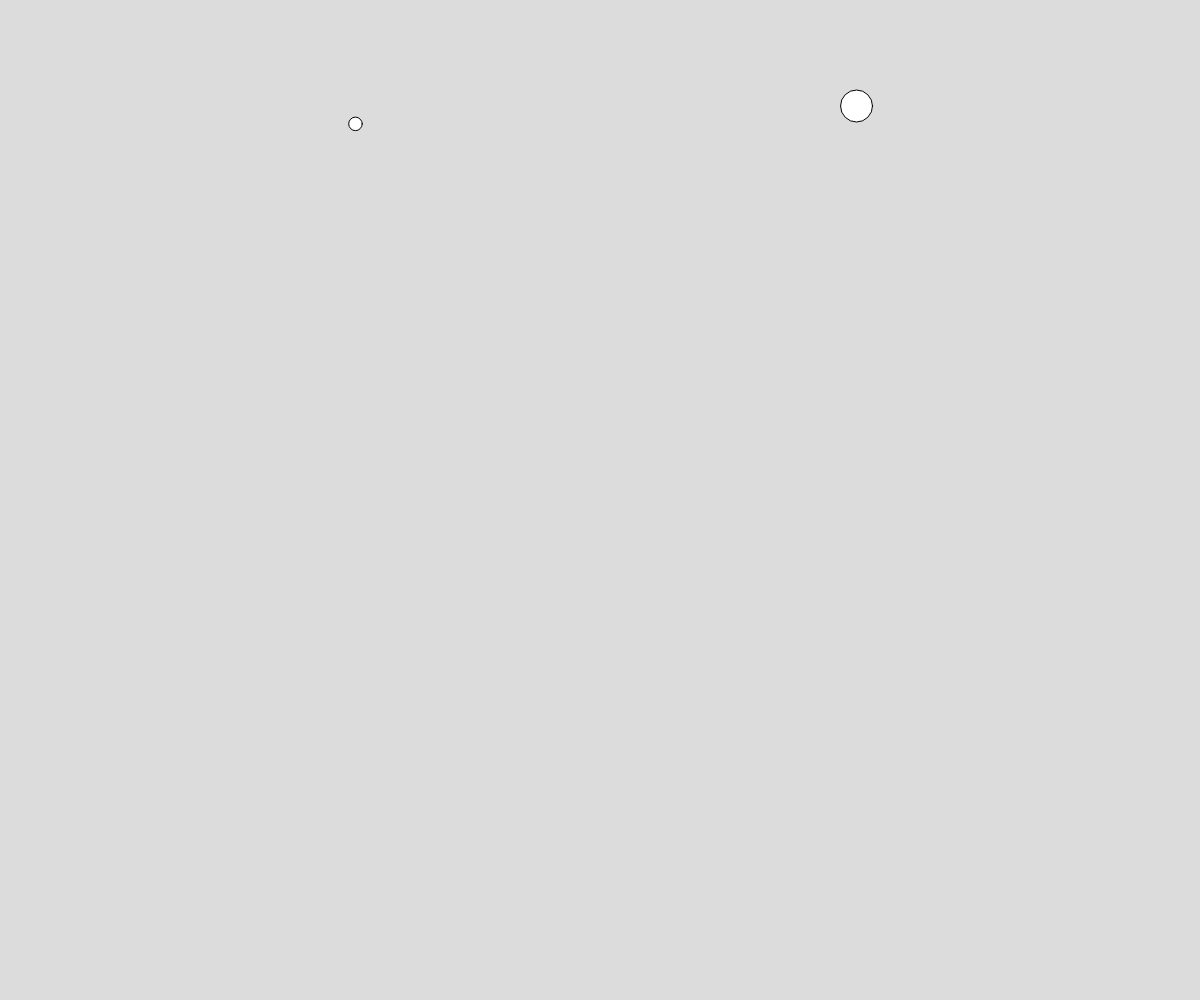
Frame 1 (no input)
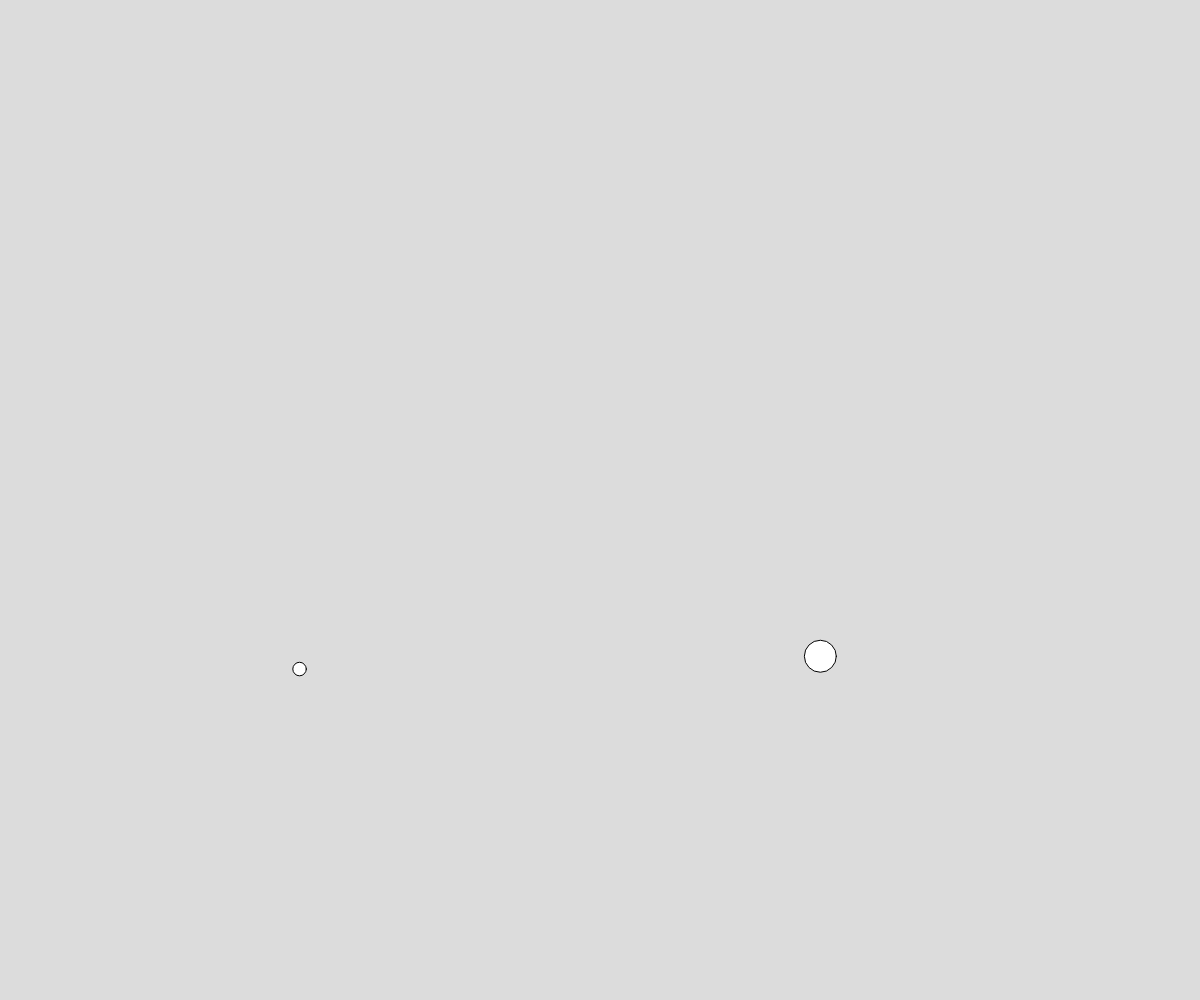
Frame 60 (no input)
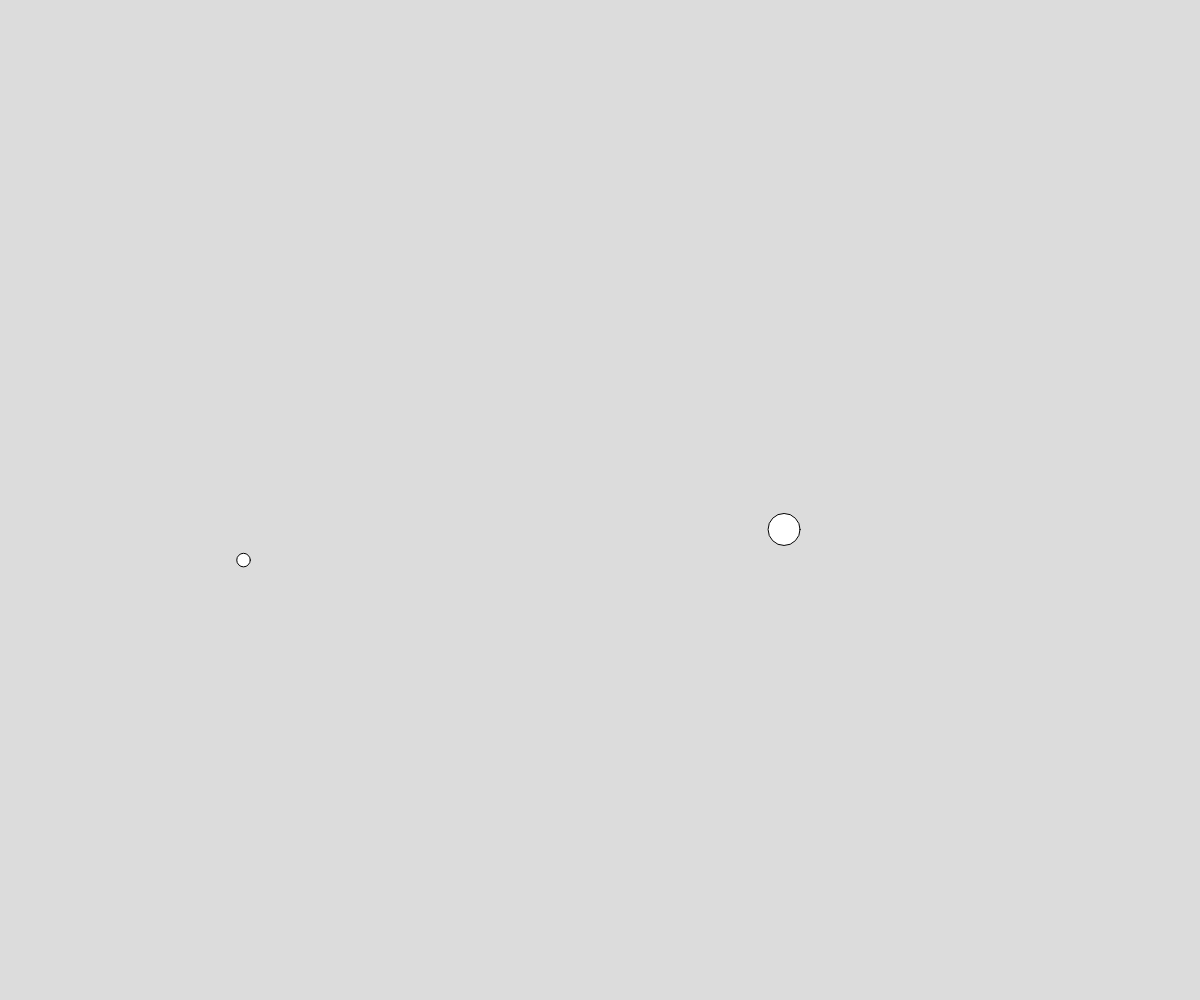
Frame 120 (the mouse pressed at the canvas centre since frame 60)

The p5.js sketch that drew these frames (run headless with seeded random() and noise() and a simulated clock; from frame 60 on, the mouse is pressed at the canvas centre):

// p5.js sketch
// ── sketch.js
let balls = [];

function setup() {
  createCanvas(windowWidth, windowHeight);
  for(i = 0; i < 2; i++){
    balls.push(new Ball(random(0,width), random(0,height/2), random(4,20)));
  }

}

function draw() {
  background(220);
  let gravity = createVector(0, 0.7);
  let wind = createVector(0.3,0);
  for( b of balls){
     b.applyForce(gravity);
     //b.applyForce(wind);
     b.ballUpdate();
  }
}

class Ball{

 constructor(x,y,r){

	 this.pos = createVector(x,y);
	 this.vel = createVector(random(-2,2),random(1,2));
	 this.acc = createVector(0,0);
   this.r = r;

   this.friction = 0.982;
 }

 applyForce(force){
 	this.acc.add(force);
 }

 ballEdge(){
 	 if(this.pos.x <= 0 + this.r){
    this.pos.x = this.r;
  	this.vel.x = this.vel.x * -0.9;
  }

   if(this.pos.x >= width - this.r){
    this.pos.x = width - this.r;
  	this.vel.x = this.vel.x * -0.9;
  }

   if(this.pos.y <= 0 + this.r){
    this.pos.y = this.r;
  	this.vel.y = this.vel.y * -0.9;
  }

   if(this.pos.y >= height - this.r){
    this.pos.y = height - this.r;
    this.vel.x = this.vel.x * this.friction;
  	this.vel.y = this.vel.y * -0.9;
  }

 }

 ballMove(){
   this.vel.add(this.acc);
   this.pos.add(this.vel);
   this.acc.set(0,0);
 }

 ballDraw(){
   ellipse(this.pos.x,this.pos.y,this.r*2, this.r*2);
 }

 ballUpdate(){
 		this.ballEdge();
    this.ballMove();
    this.ballDraw();
 }

}
